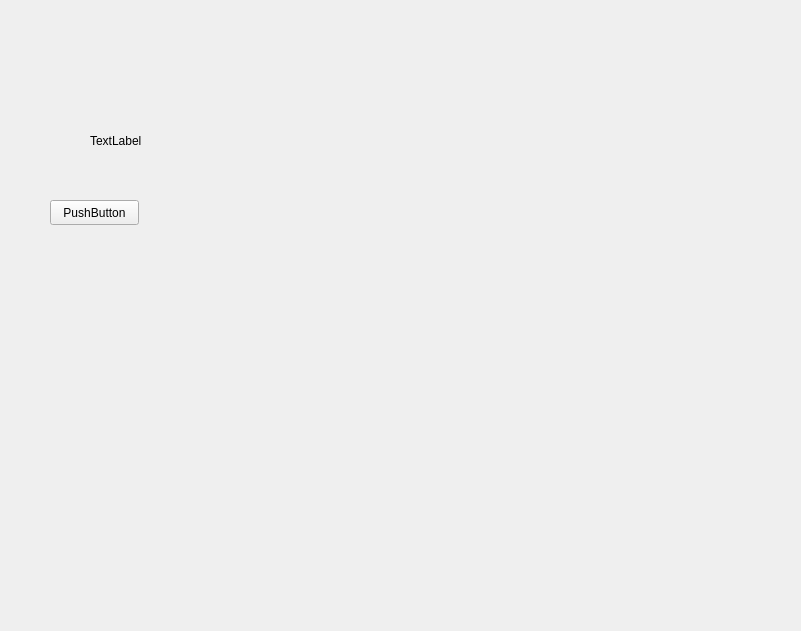
<?xml version="1.0" encoding="UTF-8"?>
<ui version="4.0">
 <class>Form</class>
 <widget class="QWidget" name="Form">
  <property name="geometry">
   <rect>
    <x>0</x>
    <y>0</y>
    <width>801</width>
    <height>631</height>
   </rect>
  </property>
  <property name="windowTitle">
   <string>Form</string>
  </property>
  <widget class="QLabel" name="label">
   <property name="geometry">
    <rect>
     <x>90</x>
     <y>70</y>
     <width>191</width>
     <height>141</height>
    </rect>
   </property>
   <property name="text">
    <string>TextLabel</string>
   </property>
  </widget>
  <widget class="QPushButton" name="button2">
   <property name="geometry">
    <rect>
     <x>50</x>
     <y>200</y>
     <width>89</width>
     <height>25</height>
    </rect>
   </property>
   <property name="text">
    <string>PushButton</string>
   </property>
  </widget>
 </widget>
 <resources/>
 <connections/>
</ui>
